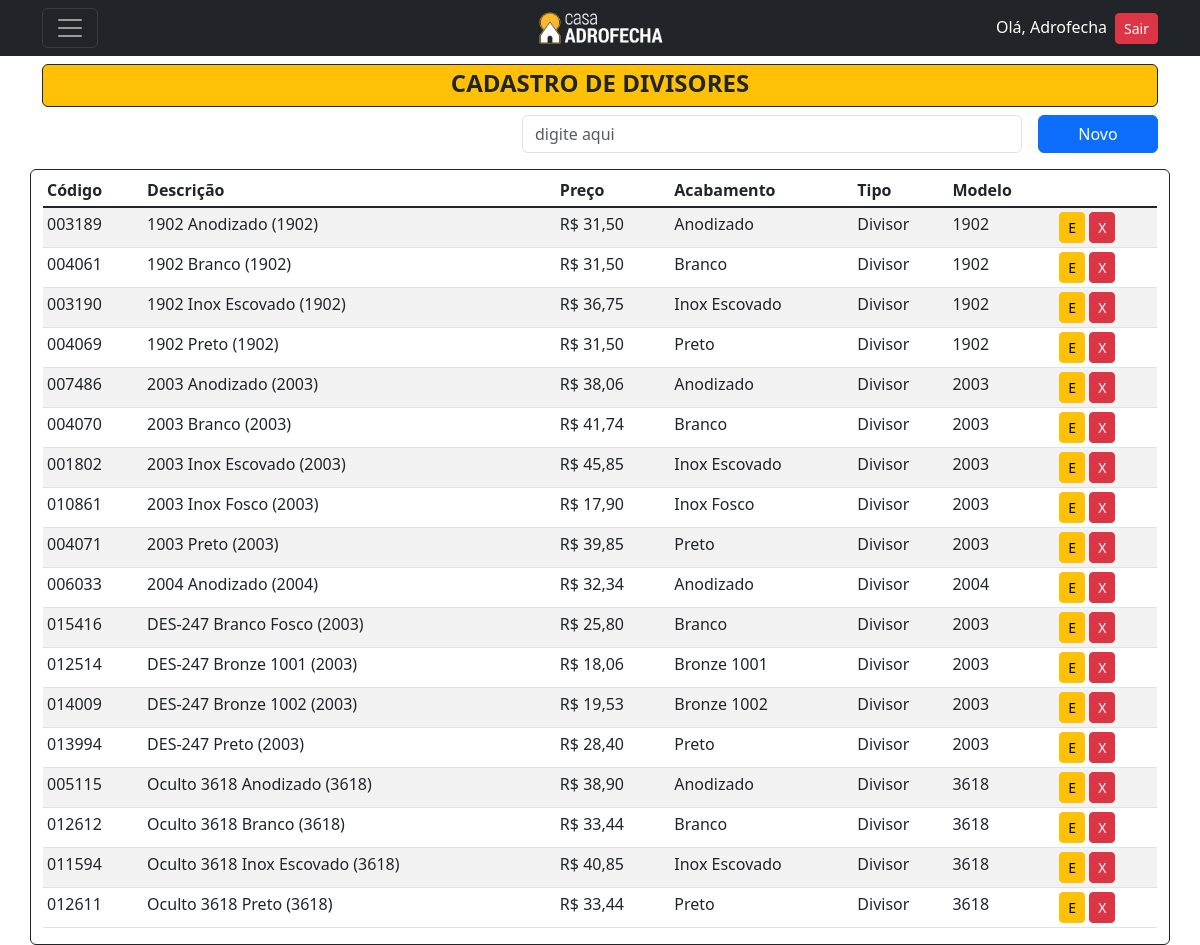
The app's page /listar/divisor/ (signed in) with its own data.
### cadastros/models.py (models this page shows, shortened)
class Divisor(models.Model):
    codigo = models.CharField(max_length=6, verbose_name="Código", unique=True)
    descricao = models.CharField(max_length=150, verbose_name="Descrição")
    preco = models.DecimalField(decimal_places=2, max_digits=5, verbose_name="Preço")
    acabamento = models.ForeignKey(Acabamento, on_delete=models.PROTECT)
    tipo = models.ForeignKey(Tipo, on_delete=models.PROTECT)
    modelo = models.ForeignKey(ModeloDivisor, on_delete=models.PROTECT)
    class Meta:
        verbose_name = 'Perfil Divisor'
        verbose_name_plural = 'Perfis Divisores'
        ordering = ["descricao"]

class Acabamento(models.Model):
    acabamento = models.CharField(max_length=50, unique=True)
    codigo_rgb = models.CharField(max_length=15, verbose_name="Código RGB",)
    class Meta:
        verbose_name = 'Acabamento'
        verbose_name_plural = 'Acabamentos'
        ordering = ["acabamento"]
    def __str__(self):
        return self.acabamento

class Tipo(models.Model):
    tipo = models.CharField(max_length=30, unique=True)
    class Meta:
        ordering = ["tipo"]
    def __str__(self):
        return self.tipo

class ModeloDivisor(models.Model):
    modelo = models.CharField(max_length=10, unique=True)
    class Meta:
        verbose_name = 'Modelo Divisor'
        verbose_name_plural = 'Modelo Divisores'
        ordering = ["modelo"]
    def __str__(self):
        return self.modelo

### cadastros/views.py (the view)
# urls.py: path('listar/divisor/', DivisorList.as_view(), name='listar-divisor'),
class DivisorList(LoginRequiredMixin,PermissionRequiredMixin, ListView):
    model = Divisor
    template_name = 'cadastros/listas/Divisor.html'
    permission_required = 'cadastros.view_divisor'

### cadastros/templates/cadastros/listas/Divisor.html (shortened to what this page needs)
{% extends 'base.html' %}
{% block content %}
<header class="mt-5">
  <div>
      <div class="bg-warning rounded text-dark border border-dark pt-1 d-flex align-items-center justify-content-center">
        <h4><strong>CADASTRO DE DIVISORES</strong></h4>
      </div>
      <div class="mt-2 d-flex align-items-center justify-content-end">
          <input type="email" class="form-control me-3" style="width: 500px;" id="exampleFormControlInput1" placeholder="digite aqui">
          <a href="{% url 'cadastrar-divisor' %}" style="width: 120px;" class="btn btn-primary bg-primary">Novo</a>
      </div>
  </div>
</header>
<div class="mt-3">
  <div class="row">
      <div class="border border-dark rounded container">
          <table class="mt-1 table table-sm table-striped">
            <thead>
              <tr>
                <th scope="col ">Código</th>
                <th scope="col ">Descrição</th>
                <th scope="col ">Preço</th>
                <th scope="col ">Acabamento</th>
                <th scope="col ">Tipo</th>
                <th scope="col ">Modelo</th>
              </tr>
            </thead>
            <tbody class="table-group-divider ">
                {% for divisor in object_list %}
                <tr>
                    <td>{{ divisor.codigo }}</td>
                    <td>{{ divisor.descricao }}</td>
                    <td>R$ {{ divisor.preco }}</td>
                    <td>{{ divisor.acabamento }}</td>
                    <td>{{ divisor.tipo }}</td>
                    <td>{{ divisor.modelo }}</td>
                    <td>
                        <a href="{% url 'editar-divisor' divisor.pk %}" class="btn btn-warning btn-sm" title="Editar">E</a>
                        <a href="{% url 'excluir-divisor' divisor.pk %}" class="btn btn-danger btn-sm" title="Excluir">X</a>
                    </td>
                </tr>
                {% empty %}
                    <tr>
                        <td colspan="9">Nenhum Divisor cadastrado</td>
                    </tr>
                {% endfor %}
            </tbody>
          </table>
      </div>
  </div>
</div>
{% endblock %}

### paginas/templates/navbar.html (shortened to what this page needs)
{% load static %}
<nav class="navbar navbar-dark bg-dark fixed-top">
  <div class="container d-flex justify-content-between align-items-center">
      <div class="col-4">
        <button class="navbar-toggler" type="button" data-bs-toggle="offcanvas" data-bs-target="#offcanvasDarkNavbar" aria-controls="offcanvasDarkNavbar">
        <span class="navbar-toggler-icon"></span>
        </button>
      </div>
      <div class="col-4 d-flex justify-content-center">
          <a href="{% url 'inicio' %}"><img src="{% static 'paginas/images/LogoPreto2.png' %}" alt="Logo" width="130" height="40"</img></a>
      </div>
      <div class="col-4 d-flex justify-content-end">
              <ul class="list-unstyled mb-0">
                  {% if request.user.is_authenticated %}
                  <li><a style="color:white" ;>Olá, {{ user.username }}</a><a class="ms-2 btn btn-danger btn-sm" href="{% url 'logout' %}">Sair</a></li>
                  {% else %}
                  <li><a class="btn btn-primary" href="{% url 'login' %}">Entrar</a></li>
                  {% endif %}
              </ul>
      </div>
  </div>
</nav>

### records on screen
Divisor: codigo "003189", descricao "1902 Anodizado (1902)", preco "31,50", acabamento "Anodizado", tipo "Divisor", modelo "1902"
Divisor: codigo "004061", descricao "1902 Branco (1902)", preco "31,50", acabamento "Branco", tipo "Divisor", modelo "1902"
Divisor: codigo "003190", descricao "1902 Inox Escovado (1902)", preco "36,75", acabamento "Inox Escovado", tipo "Divisor", modelo "1902"
Divisor: codigo "004069", descricao "1902 Preto (1902)", preco "31,50", acabamento "Preto", tipo "Divisor", modelo "1902"
Divisor: codigo "007486", descricao "2003 Anodizado (2003)", preco "38,06", acabamento "Anodizado", tipo "Divisor", modelo "2003"
Divisor: codigo "004070", descricao "2003 Branco (2003)", preco "41,74", acabamento "Branco", tipo "Divisor", modelo "2003"
Divisor: codigo "001802", descricao "2003 Inox Escovado (2003)", preco "45,85", acabamento "Inox Escovado", tipo "Divisor", modelo "2003"
Divisor: codigo "010861", descricao "2003 Inox Fosco (2003)", preco "17,90", acabamento "Inox Fosco", tipo "Divisor", modelo "2003"
Divisor: codigo "004071", descricao "2003 Preto (2003)", preco "39,85", acabamento "Preto", tipo "Divisor", modelo "2003"
Divisor: codigo "006033", descricao "2004 Anodizado (2004)", preco "32,34", acabamento "Anodizado", tipo "Divisor", modelo "2004"
Divisor: codigo "015416", descricao "DES-247 Branco Fosco (2003)", preco "25,80", acabamento "Branco", tipo "Divisor", modelo "2003"
Divisor: codigo "012514", descricao "DES-247 Bronze 1001 (2003)", preco "18,06", acabamento "Bronze 1001", tipo "Divisor", modelo "2003"
Divisor: codigo "014009", descricao "DES-247 Bronze 1002 (2003)", preco "19,53", acabamento "Bronze 1002", tipo "Divisor", modelo "2003"
Divisor: codigo "013994", descricao "DES-247 Preto (2003)", preco "28,40", acabamento "Preto", tipo "Divisor", modelo "2003"
Divisor: codigo "005115", descricao "Oculto 3618 Anodizado (3618)", preco "38,90", acabamento "Anodizado", tipo "Divisor", modelo "3618"
Divisor: codigo "012612", descricao "Oculto 3618 Branco (3618)", preco "33,44", acabamento "Branco", tipo "Divisor", modelo "3618"
Divisor: codigo "011594", descricao "Oculto 3618 Inox Escovado (3618)", preco "40,85", acabamento "Inox Escovado", tipo "Divisor", modelo "3618"
Divisor: codigo "012611", descricao "Oculto 3618 Preto (3618)", preco "33,44", acabamento "Preto", tipo "Divisor", modelo "3618"

### other values on screen
{{ user.username }} "Adrofecha"
